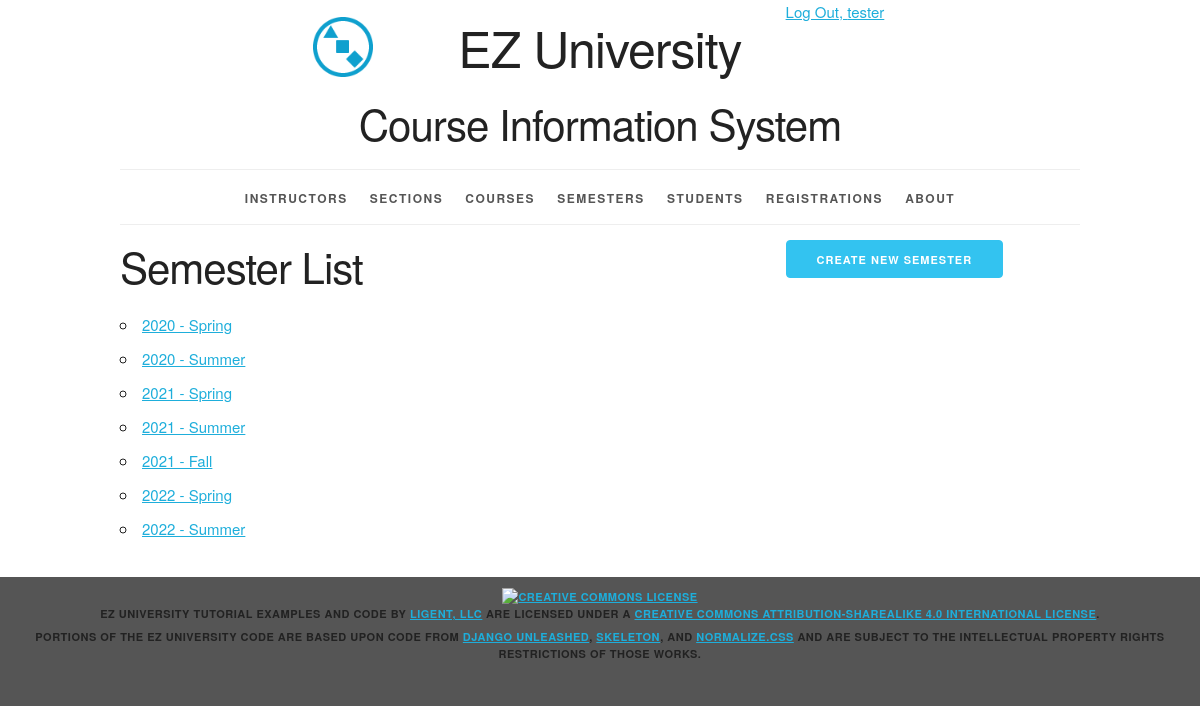
Before: /semester/ (signed in) with the older database file.
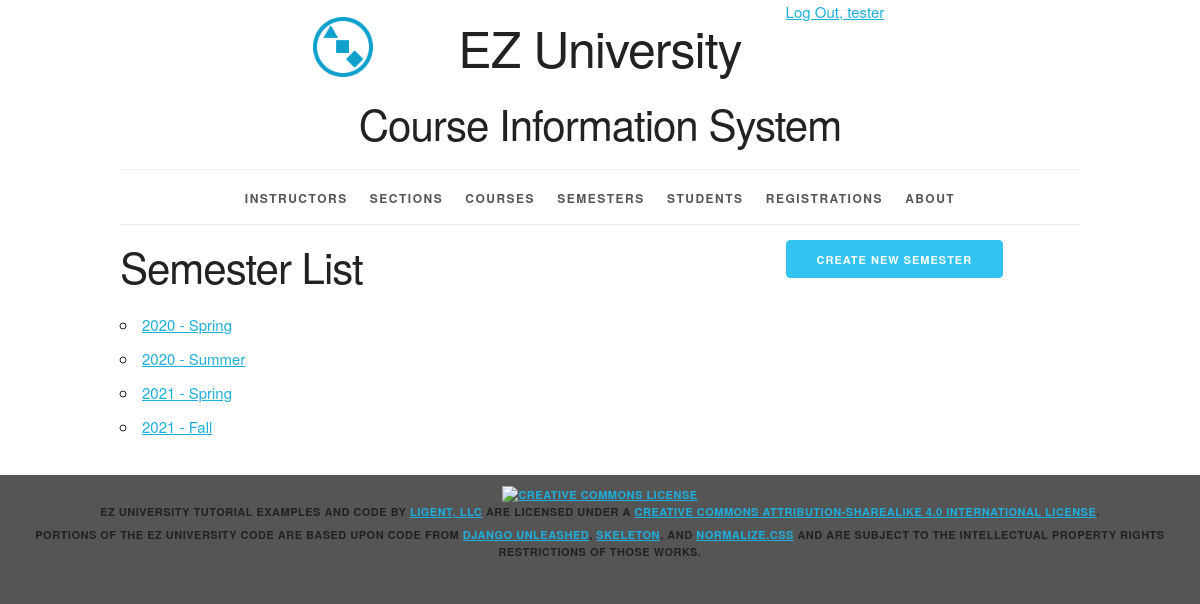
After: the same page with the newer database file.
### courseinfo/models.py (models this page shows, shortened)
class Semester(models.Model):
    semester_id = models.AutoField(primary_key=True)
    year = models.ForeignKey(Year, related_name='semesters', on_delete=models.PROTECT)
    period = models.ForeignKey(Period, related_name='semesters', on_delete=models.PROTECT)
    def __str__(self):
        return '%s - %s' % (self.year.year, self.period.period_name)
    def get_absolute_url(self):
        return reverse('courseinfo_semester_detail_urlpattern',
                       kwargs={'pk': self.pk})
    class Meta:
        ordering = ['year__year', 'period__period_sequence']
        constraints = [
            UniqueConstraint(fields=['year', 'period'], name='unique_semester')
        ]

class Year(models.Model):
    year_id = models.AutoField(primary_key=True)
    year = models.IntegerField(unique=True)
    class Meta:
        ordering = ['year']

class Period(models.Model):
    period_id = models.AutoField(primary_key=True)
    period_sequence = models.IntegerField(unique=True)
    period_name = models.CharField(max_length=45, unique=True)
    class Meta:
        ordering = ['period_sequence']

### courseinfo/views.py (the view)
class SemesterList(LoginRequiredMixin, PermissionRequiredMixin, ListView):
    model = Semester
    permission_required = 'courseinfo.view_semester'

### courseinfo/templates/courseinfo/semester_list.html (shortened to what this page needs)
{% extends 'courseinfo/base.html' %}
{% block create_button %}
    {% if perms.courseinfo.add_semester %}
        <a
                href="{% url 'courseinfo_semester_create_urlpattern' %}"
                class="button button-primary">
            Create New Semester</a>
    {% endif %}
{% endblock %}
{% block org_content %}
    <h2>Semester List</h2>
    <ul>
        {% for semester in semester_list %}
            <li>
                <a href="{{ semester.get_absolute_url }}">
                    {{ semester }}</a>
            </li>
        {% empty %}
            <li><em>There are currently no semesters available.</em></li>
        {% endfor %}
    </ul>
{% endblock %}

### courseinfo/templates/courseinfo/base.html (shortened to what this page needs)
{% load static %}
<!DOCTYPE html>
<html lang="en">
<head>
    <link rel="stylesheet" type="text/css"
          href="{% static 'coursinfo/normalize.css' %}">
    <link rel="stylesheet" type="text/css"
          href="{% static 'courseinfo/skeleton.css' %}">
    <link rel="stylesheet" type="text/css"
          href="{% static 'courseinfo/style.css' %}">
</head>
<body>
<div class="container">
    <div class="status row">
        <div class="offset-by-eight four columns">
            <ul class="inline">
                {% if user.is_authenticated %}
                    <li><a href="{% url 'logout_urlpattern' %}">
                        Log Out, {{ user.get_username }}</a></li>
                {% else %}
                    <li><a href="{% url 'login_urlpattern' %}">
                        Log In</a></li>
                {% endif %}
            </ul>
        </div>
    </div>
    <header class="row">
        <div class="offset-by-one ten columns">
            <h1 class="logo">EZ University</h1>
            <h2>Course Information System</h2>
        </div>
    </header>
    <nav>
        <ul>
            {% if perms.courseinfo.view_instructor %}
                <li>
                    <a href="{% url 'courseinfo_instructor_list_urlpattern' %}">
                        Instructors</a></li>
            {% endif %}
            {% if perms.courseinfo.view_section %}
                <li>
                    <a href="{% url 'courseinfo_section_list_urlpattern' %}">
                        Sections</a></li>
            {% endif %}
            {% if perms.courseinfo.view_course %}
                <li>
                    <a href="{% url 'courseinfo_course_list_urlpattern' %}">
                        Courses</a></li>
            {% endif %}
            {% if perms.courseinfo.view_semester %}
                <li>
                    <a href="{% url 'courseinfo_semester_list_urlpattern' %}">
                        Semesters</a></li>
            {% endif %}
            {% if perms.courseinfo.view_student %}
                <li>
                    <a href="{% url 'courseinfo_student_list_urlpattern' %}">
                        Students</a></li>
            {% endif %}
            {% if perms.courseinfo.view_registration %}
                <li>
                    <a href="{% url 'courseinfo_registration_list_urlpattern' %}">
                        Registrations</a></li>
            {% endif %}
            <li>
                <a href="{% url 'about_urlpattern' %}">
                    About</a></li>
        </ul>
    </nav>
    <main>
        {% block content %}
            <div class="row">
                <section class="eight columns">
                    {% block org_content %}{% endblock %}
                </section>
                <section class="desktop four columns">
                    {% block create_button %}{% endblock %}
                </section>
            </div>
        {% endblock %}
    </main>
</div>
<footer>
    <p>
        <a rel="license" href="http://creativecommons.org/licenses/by-sa/4.0/">
            <img alt="Creative Commons License" style="border-width:0"
                 src="https://i.creativecommons.org/l/by-sa/4.0/88x31.png"/>
        </a><br/><span property="dct:title">EZ University Tutorial Examples and Code</span>
        by
        <a href="https://www.ligent.net" property="cc:attributionName"
           rel="cc:attributionURL">Ligent, LLC</a> are licensed under a
        <a rel="license" href="http://creativecommons.org/licenses/by-sa/4.0/">Creative Commons Attribution-ShareAlike
            4.0 International License</a>.
    </p>
    <p>Portions of the EZ University code are based upon code from
        <a href="https://django-unleashed.com">Django Unleashed</a>,
        <a href="http://getskeleton.com/">Skeleton</a>, and
        <a href="https://necolas.github.io/normalize.css/">Normalize.css</a> and
        are subject to the intellectual property rights restrictions of those works.
    </p>
</footer>
</body>
</html>

### courseinfo/static/courseinfo/skeleton.css (style rules this page uses)
.container { position: relative; width: 100%; max-width: 960px; margin: 0 auto; padding: 0 20px; box-sizing: border-box; }
.column, .columns { width: 100%; float: left; box-sizing: border-box; }
@media (min-width: 400px) { .container { width: 85%; padding: 0; } }
@media (min-width: 550px) { .container { width: 80%; } }
@media (min-width: 550px) { .column, .columns { margin-left: 4%; } }
@media (min-width: 550px) { .column:first-child, .columns:first-child { margin-left: 0; } }
@media (min-width: 550px) { .four.columns { width: 30.6666666667%; } }
@media (min-width: 550px) { .eight.columns { width: 65.3333333333%; } }
@media (min-width: 550px) { .ten.columns { width: 82.6666666667%; } }
@media (min-width: 550px) { .offset-by-one.column, .offset-by-one.columns { margin-left: 8.66666666667%; } }
@media (min-width: 550px) { .offset-by-eight.column, .offset-by-eight.columns { margin-left: 69.3333333333%; } }
html { font-size: 62.5%; }
body { font-size: 1.5em; line-height: 1.6; font-weight: 400; font-family: "Raleway", "HelveticaNeue", "Helvetica Neue", Helvetica, Arial, sans-serif; color: #222; }
h1, h2, h3, h4, h5, h6 { margin-top: 0; margin-bottom: 2rem; font-weight: 300; }
h1 { font-size: 4.0rem; line-height: 1.2; letter-spacing: -.1rem; }
h2 { font-size: 3.6rem; line-height: 1.25; letter-spacing: -.1rem; }
@media (min-width: 550px) { h1 { font-size: 5.0rem; } }
@media (min-width: 550px) { h2 { font-size: 4.2rem; } }
p { margin-top: 0; }
a { color: #1EAEDB; }
.button, button, input[type="submit"], input[type="reset"], input[type="button"] { display: inline-block; height: 38px; padding: 0 30px; color: #555; text-align: center; font-size: 11px; font-weight: 600; line-height: 38px; letter-spacing: .1rem; text-transform: uppercase; text-decoration: none; white-space: nowrap; background-color: transparent; border-radius: 4px; border: 1px solid #bbb; cursor: pointer; box-sizing: border-box; }
.button.button-primary, button.button-primary, input[type="submit"].button-primary, input[type="reset"].button-primary, input[type="button"].button-primary { color: #FFF; background-color: #33C3F0; border-color: #33C3F0; }
ul { list-style: circle inside; }
ol, ul { padding-left: 0; margin-top: 0; }
li { margin-bottom: 1rem; }
button, .button { margin-bottom: 1rem; }
pre, blockquote, dl, figure, table, p, ul, ol, form { margin-bottom: 2.5rem; }
.container:after, .row:after, .u-cf { content: ""; display: table; clear: both; }

### courseinfo/static/courseinfo/style.css (style rules this page uses)
.desktop { display: none; }
@media (min-width: 550px) { .desktop { display: block; } }
html { height: 100%; background-color: #555; }
body { background-color: white; }
body>div>header { text-align: center;; }
header h1 { display: inline-block; font-weight: normal; font-style: normal; width: 100%; margin-top: 0; padding-top: 0; }
.logo { padding-top: 50px; background-image: url("/static/courseinfo/logo.png"); background-size: 50px; background-repeat: no-repeat; background-position: top; }
@media (min-width: 750px) { .logo { padding-top: 0; background-size: contain; background-position: 0% 0%; } }
@media (min-width: 1000px) { .logo { background-position: 10% 0%; } }
@media (min-width: 1200px) { .logo { background-position: 15% 0%; } }
nav { border-top: 1px solid #eee; width: 100%; border-bottom: 1px solid #eee; margin: 0 0 1em; padding: 0; }
nav ul { margin: 0; padding: 1em 0; list-style-type: none; text-align: center; }
nav ul li { display: inline; padding: 0; margin: 0 0.25em; font-weight: 600; text-transform: uppercase; text-align: center; font-size: 1rem; letter-spacing: .10rem; }
@media (min-width: 400px) { nav ul li { letter-spacing: .15rem; font-size: 1.2rem; margin: 0 0.5em; } }
@media (min-width: 550px) { nav ul li { margin: 0 0.75em; } }
nav ul li a { color: #555; text-decoration: none; background-color: transparent; cursor: pointer; }
.inline { list-style-type: none; padding: 0; margin: 0 0 -0.5em; }
.inline li { display: inline; }
body>footer { width: 100%; background-color: #555; font-size: 1.1rem; letter-spacing: .05rem; font-weight: 600; text-transform: uppercase; text-align: center; padding: 1em 0; margin: 1em 0; }
body>footer p { margin-bottom: 0.5rem; }

Changed rows visible on the page:
removed Semester: year+period "2021 - Summer"
removed Semester: year+period "2022 - Spring"
removed Semester: year+period "2022 - Summer"
